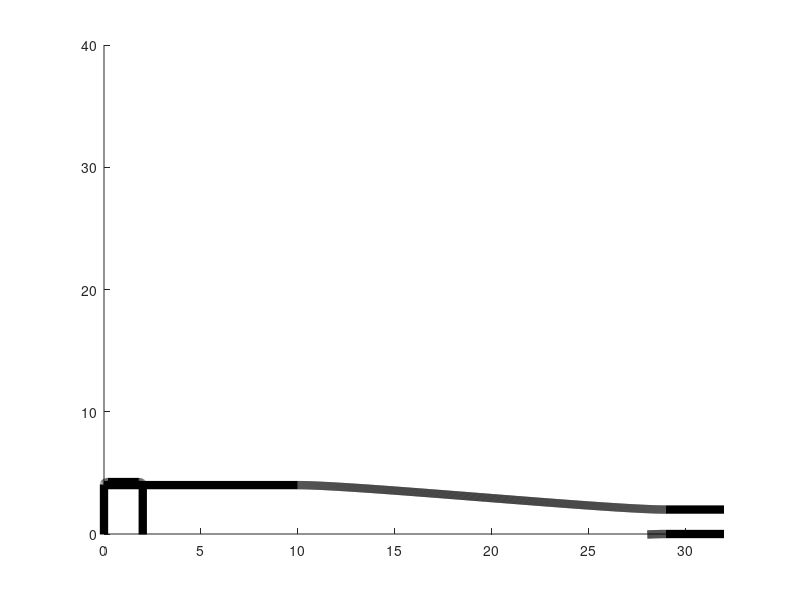

Write the MATLAB code that produced this figure.
function draw_road()
    figure;
    hold on;
    al=10;
    bl=3;
    cl=19;
    ay1=-2;
    ay2=4;
    by1=0;
    by2=2;
    ap1=[al,ay1];
    ap2=[al,ay2];
    bp1=[al+cl,by1];
    bp2=[al+cl,by2];
    rectangle('Position',[0 -2.25 2 abs(ay2)+abs(ay1)+0.5],'Curvature',0.2,'LineWidth',6);
    axis([0,al+cl+bl,0,40])
    plot([0,al], [ay1,ay1],'k','LineWidth',6);
    plot([0,al], [ay2,ay2],'k','LineWidth',6);
    plot([al+cl,al+cl+bl], [by1,by1],'k','LineWidth',6);
    plot([al+cl,al+cl+bl], [by2,by2],'k','LineWidth',6);
    bezier3(ap2, ap2+[3,0], bp2-[3,0], bp2);
    bezier3(ap1, ap1+[3,0], bp1-[3,0], bp1);
end
function bezier3(p0,p1,p2,p3) 
    t=0:0.001:1;  
    x=(1-t).^3*p0(1)+3*t.*(1-t).^2*p1(1)+3*t.^2.*(1-t)*p2(1)+t.^3*p3(1);
    y=(1-t).^3*p0(2)+3*t.*(1-t).^2*p1(2)+3*t.^2.*(1-t)*p2(2)+t.^3*p3(2);
    %plot([p0(1) p1(1) p2(1) p3(1)],[p0(2) p1(2) p2(2) p3(2)],'r'); 
    plot(x,y,'k','LineWidth',6); 
end
